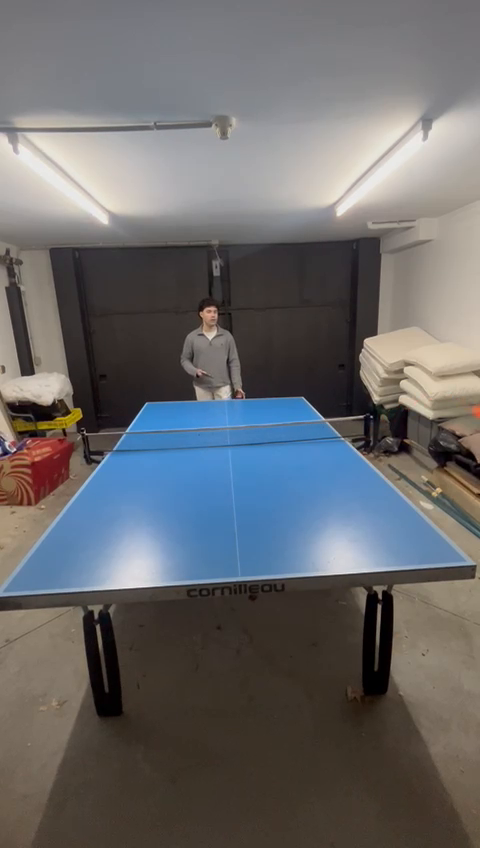
#> input picture frame 39 of data/videos/video_1.mp4, 480 x 848 px
$ python 00_calibrate_table.py
#> lines starting #> are read from the running program, lines starting #| are printed output that depends on the picture; after the words box and inside, x2 and y2 are one past the last pixel; in counts of white or black regions, pixels touching at a corner belong together
import cv2
import numpy as np

VIDEO_PATH = "data/videos/video_1.mp4"
HOMO_PATH  = "data/calibration/table_homography.npz"
H = 450
W = int(H * 2.74 / 1.525)
print("Usando W,H =", W, H)


pts_src = []

def mouse_callback(event, x, y, flags, param):
    global pts_src
    if event == cv2.EVENT_LBUTTONDOWN and len(pts_src) < 4:
        pts_src.append([x, y])
        print(f"Punto {len(pts_src)}: ({x}, {y})")

def order_points(pts):
    pts = np.array(pts, dtype=np.float32)
    s = pts.sum(axis=1)
    diff = np.diff(pts, axis=1)
    tl = pts[np.argmin(s)]
    br = pts[np.argmax(s)]
    tr = pts[np.argmin(diff)]
    bl = pts[np.argmax(diff)]
    return np.array([tl, tr, br, bl], dtype=np.float32)

cap = cv2.VideoCapture(VIDEO_PATH)
ok, frame = cap.read()
#> frame is the input picture: shape (848, 480, 3); mean B, G, R 106.9, 105.2, 105.4
cap.release()

if not ok:
    raise RuntimeError("No puedo leer el vídeo. Revisa VIDEO_PATH.")

clone = frame.copy()
win = "SCRIPT 0: Click 4 esquinas de la MESA y ENTER (ESC salir)"
cv2.namedWindow(win)
cv2.setMouseCallback(win, mouse_callback)

while True:
    vis = clone.copy()

    for i, p in enumerate(pts_src):
        cv2.circle(vis, tuple(p), 7, (0, 255, 0), -1)
        cv2.putText(vis, str(i+1), (p[0]+10, p[1]-10),
                    cv2.FONT_HERSHEY_SIMPLEX, 0.9, (0,255,0), 2)

    cv2.putText(vis, "Click 4 esquinas. ENTER para guardar. ESC salir.",
                (20, 35), cv2.FONT_HERSHEY_SIMPLEX, 0.9, (255,255,255), 2)
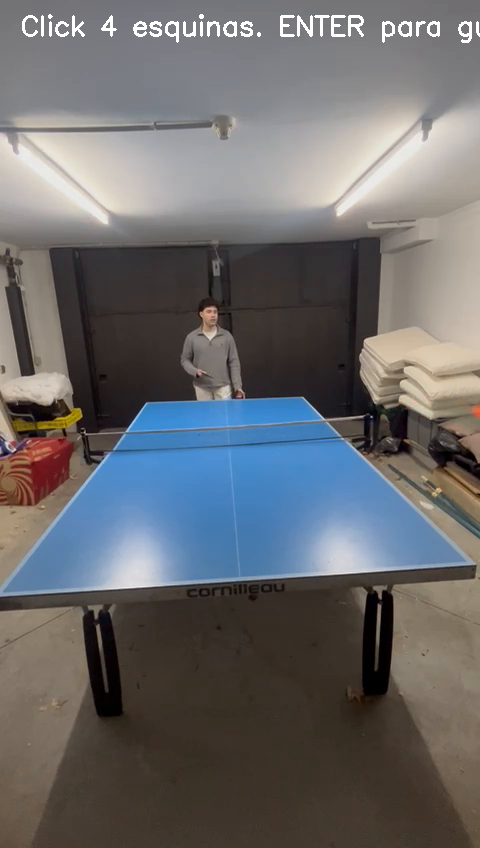
#> vis: shape (848, 480, 3); 0.73% of pixels changed, all inside (x1, y1, x2, y2) = (22, 14, 480, 43)

    cv2.imshow(win, vis)
    k = cv2.waitKey(20) & 0xFF
#> (key Esc is pressed here)

    if k == 27:
        cv2.destroyAllWindows()
        raise SystemExit
#> (the program exits here)

$ run again, starting later in the video
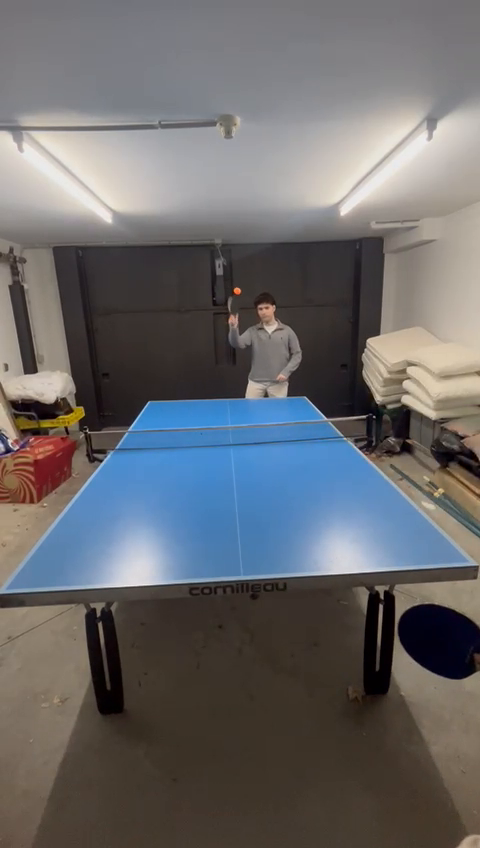
#> input picture frame 179 of data/videos/video_1.mp4, 480 x 848 px
#> frame is the input picture: shape (848, 480, 3); mean B, G, R 107.2, 105.1, 105.5
#> `cv2.putText(vis, "Click 4 esquinas. ENTER para guardar. ESC salir.", (..`:
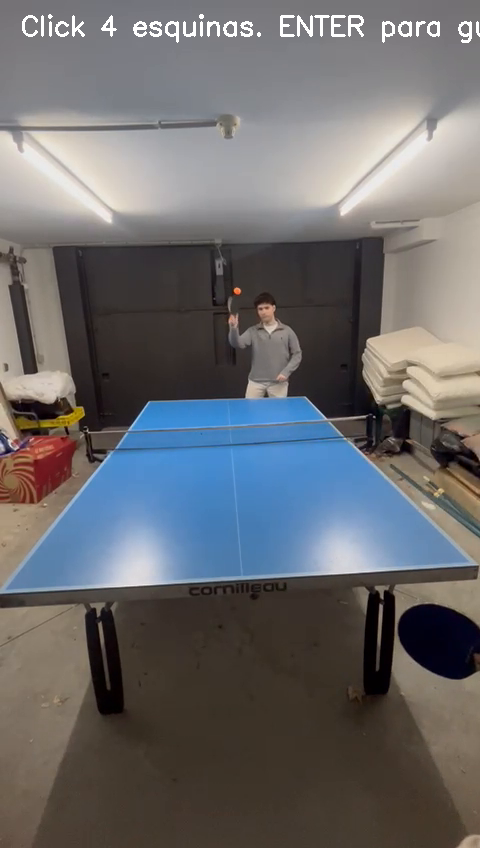
#> vis: shape (848, 480, 3); 0.73% of pixels changed, all inside (x1, y1, x2, y2) = (22, 14, 480, 43)

$ run again, starting later in the video
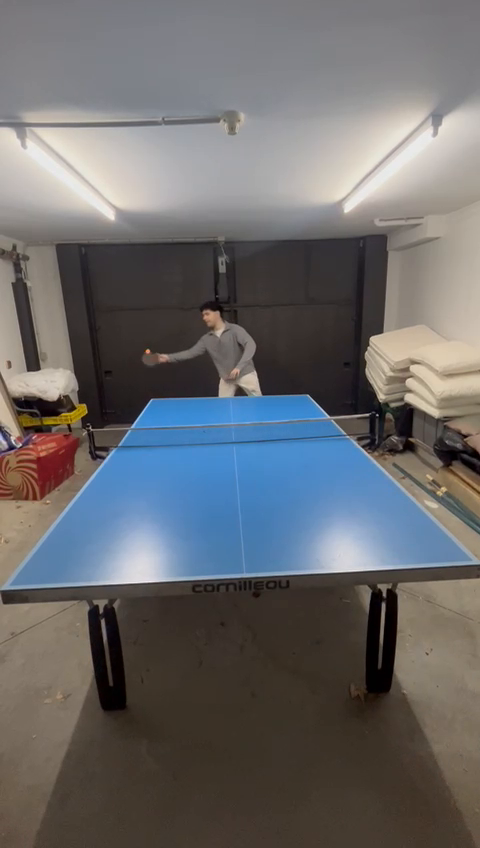
#> input picture frame 318 of data/videos/video_1.mp4, 480 x 848 px
#> frame is the input picture: shape (848, 480, 3); mean B, G, R 107.7, 106.1, 106.4
#> `cv2.putText(vis, "Click 4 esquinas. ENTER para guardar. ESC salir.", (..`:
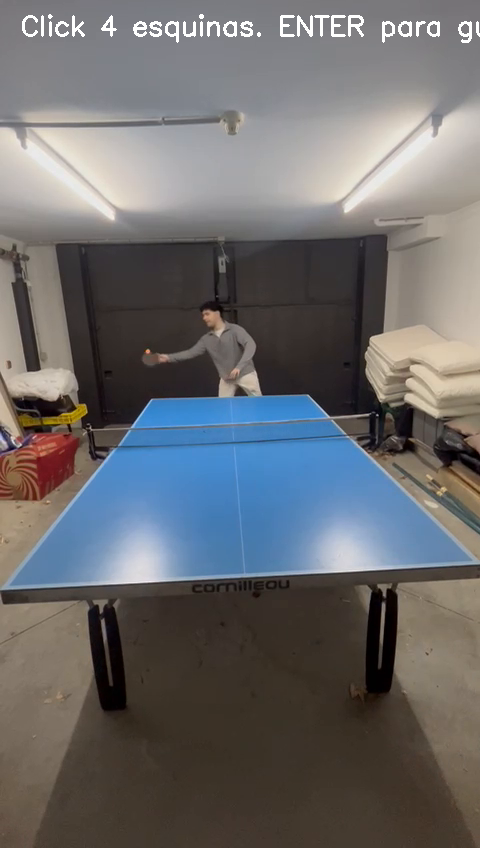
#> vis: shape (848, 480, 3); 0.73% of pixels changed, all inside (x1, y1, x2, y2) = (22, 14, 480, 43)
